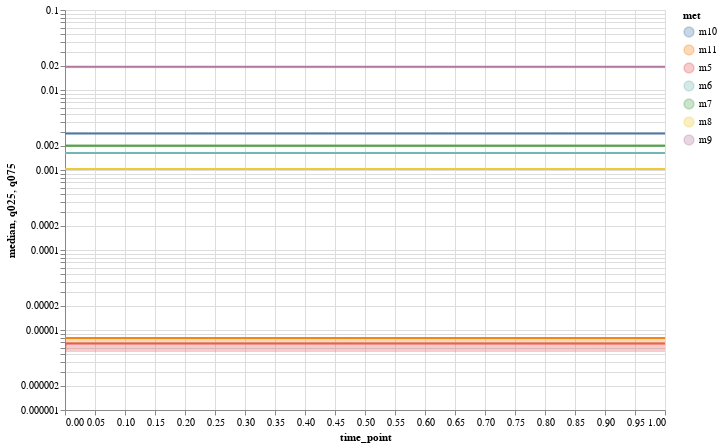

The cell this chart's notebook holds for it:
### Markdown cell above
To plot absolute concentrations set quant_type='conc_abs', to plot relative concentrations set quant_type='conc_rel'.

To plot absolute fluxes set quant_type='flux_abs', to plot relative fluxes set quant_type='flux_rel'.

### Code cell
plot_ensemble_interactive(conc_quartiles_df, quant_type='conc_abs', selected_data=met_names, x_scale='linear',
                          y_scale='log', x_lim=None, y_lim=None)

### Figure 1 — Vega-Lite specification as saved in the notebook (floating-point values rounded to 4 significant figures; data arrays with more than 128 entries replaced by an {"elided": "..."} marker saying what was removed)
{"config": {"view": {"continuousWidth": 400, "continuousHeight": 300}}, "layer": [{"data": {"name": "data-7cf82cf044dedd80f4d4723a1af185a1"}, "mark": "line", "encoding": {"color": {"type": "nominal", "field": "met"}, "tooltip": [{"type": "nominal", "field": "met"}, {"type": "quantitative", "field": "median"}], "x": {"type": "quantitative", "field": "time_point", "scale": {"type": "linear"}}, "y": {"type": "quantitative", "field": "median", "scale": {"type": "log"}}}, "height": 400, "selection": {"selector001": {"type": "interval", "bind": "scales", "encodings": ["x", "y"]}}, "width": 600}, {"data": {"name": "data-7cf82cf044dedd80f4d4723a1af185a1"}, "mark": "area", "encoding": {"color": {"type": "nominal", "field": "met"}, "opacity": {"value": 0.3}, "tooltip": [{"type": "nominal", "field": "met"}, {"type": "quantitative", "field": "median"}], "x": {"type": "quantitative", "field": "time_point", "scale": {"type": "linear"}}, "y": {"type": "quantitative", "field": "q025", "scale": {"type": "log"}}, "y2": {"field": "q075"}}, "height": 400, "width": 600}], "$schema": "https://vega.github.io/schema/vega-lite/v4.8.1.json", "datasets": {"data-7cf82cf044dedd80f4d4723a1af185a1": {"elided": "700 records"}}}
